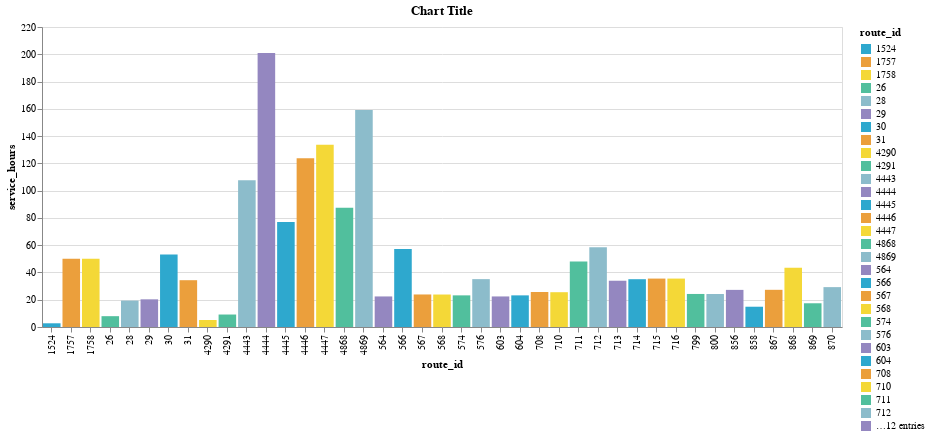

Notebook cell for this chart:
### Code cell
chart = (alt.Chart(agg_df)
         .mark_bar()
         .encode(
             x="route_id:N",
             y="service_hours:Q",
             color=alt.Color("route_id:N",
                 scale=alt.Scale(range=cp.CALITP_CATEGORY_BRIGHT_COLORS))
         ).properties(title="Chart Title", width=800)
        )

chart

### Figure 1 — Vega-Lite specification as saved in the notebook (floating-point values rounded to 4 significant figures)
{"config": {"view": {"continuousWidth": 400, "continuousHeight": 300}}, "data": {"name": "data-91e1c9639828248c017e1971c97fa034"}, "mark": "bar", "encoding": {"color": {"field": "route_id", "scale": {"range": ["#2EA8CE", "#EB9F3C", "#F4D837", "#51BF9D", "#8CBCCB", "#9487C0"]}, "type": "nominal"}, "x": {"field": "route_id", "type": "nominal"}, "y": {"field": "service_hours", "type": "quantitative"}}, "title": "Chart Title", "width": 800, "$schema": "https://vega.github.io/schema/vega-lite/v4.17.0.json", "datasets": {"data-91e1c9639828248c017e1971c97fa034": [{"route_id": "1524", "service_hours": 2.72}, {"route_id": "1757", "service_hours": 50.02}, {"route_id": "1758", "service_hours": 50.02}, {"route_id": "26", "service_hours": 7.94}, {"route_id": "28", "service_hours": 19.37}, {"route_id": "29", "service_hours": 20.29}, {"route_id": "30", "service_hours": 53.12}, {"route_id": "31", "service_hours": 34.32}, {"route_id": "4290", "service_hours": 5.14}, {"route_id": "4291", "service_hours": 9.15}, {"route_id": "4443", "service_hours": 107.6}, {"route_id": "4444", "service_hours": 200.9}, {"route_id": "4445", "service_hours": 77.05}, {"route_id": "4446", "service_hours": 123.8}, {"route_id": "4447", "service_hours": 133.6}, {"route_id": "4868", "service_hours": 87.41}, {"route_id": "4869", "service_hours": 159.1}, {"route_id": "564", "service_hours": 22.41}, {"route_id": "566", "service_hours": 57.28}, {"route_id": "567", "service_hours": 23.86}, {"route_id": "568", "service_hours": 23.82}, {"route_id": "574", "service_hours": 23.2}, {"route_id": "576", "service_hours": 35.1}, {"route_id": "603", "service_hours": 22.41}, {"route_id": "604", "service_hours": 23.2}, {"route_id": "708", "service_hours": 25.65}, {"route_id": "710", "service_hours": 25.52}, {"route_id": "711", "service_hours": 48.0}, {"route_id": "712", "service_hours": 58.51}, {"route_id": "713", "service_hours": 33.93}, {"route_id": "714", "service_hours": 35.05}, {"route_id": "715", "service_hours": 35.51}, {"route_id": "716", "service_hours": 35.51}, {"route_id": "799", "service_hours": 24.23}, {"route_id": "800", "service_hours": 24.18}, {"route_id": "856", "service_hours": 27.22}, {"route_id": "858", "service_hours": 14.87}, {"route_id": "867", "service_hours": 27.27}, {"route_id": "868", "service_hours": 43.49}, {"route_id": "869", "service_hours": 17.4}, {"route_id": "870", "service_hours": 29.24}]}}
